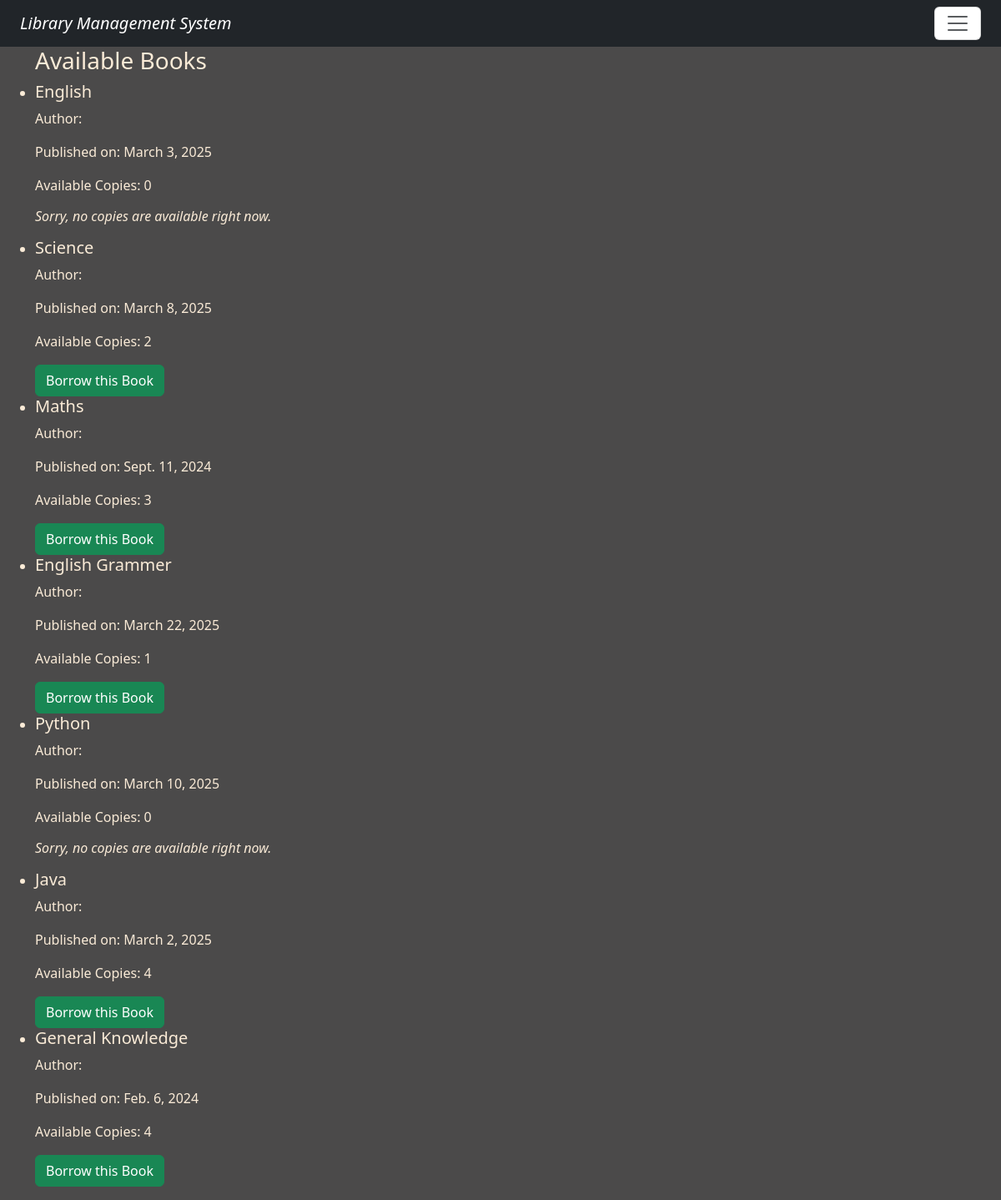
/books/, run on an earlier commit of the app's database.
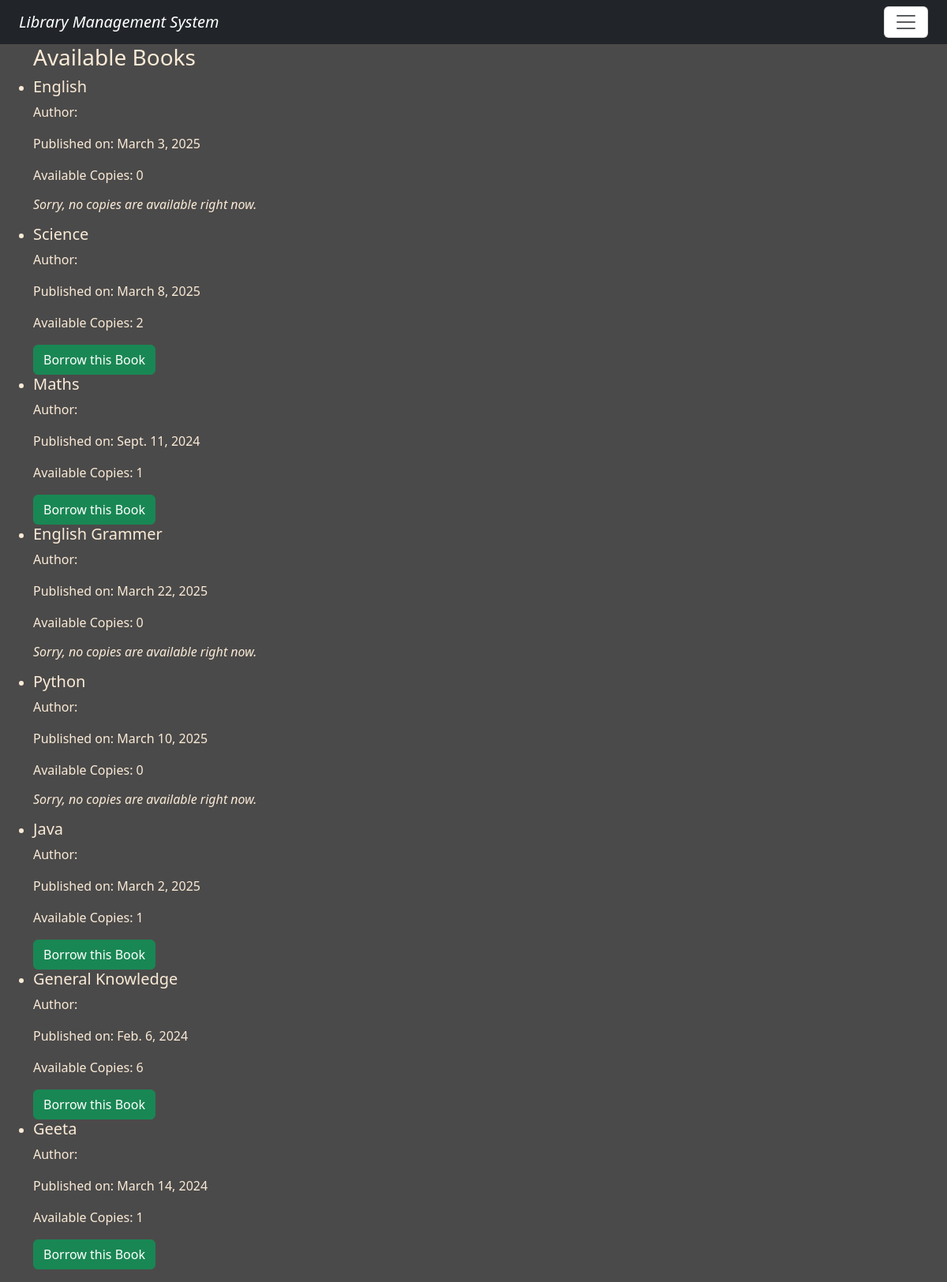
And on a later commit of the database.
### library/models.py (models this page shows, shortened)
class Book(models.Model):
    book_name = models.CharField(max_length=100)
    authors = models.ManyToManyField(Author)
    publish_date = models.DateField(null=True, blank=True)
    book_rating = models.FloatField(validators=[MinValueValidator(0), MaxValueValidator(5)], default=0.0)
    available_copies = models.IntegerField(default=1)
    book_sr_no = models.CharField(max_length=10, unique=True)
    total_copies = models.PositiveBigIntegerField(default=1)
    status = models.CharField(max_length=10, default='available')

### library/views.py (the view)
# urls.py: path('books/', views.book_list,name='book_list'),
def book_list(request):
    books = Book.objects.all()
    return render(request,'book_list.html',{'books':books})

### library/templates/book_list.html
{% extends 'base.html' %}
{% load static %}
{% block content %}
    <h3>Available Books</h3>
    <ul>
        {% for book in books %}
            <li>
                <h5>{{ book.book_name }}</h5>
                <p>Author: {{ book.author }}</p>
                <p>Published on: {{ book.publish_date }}</p>
                <p>Available Copies: {{ book.available_copies }}</p>
                {% if book.available_copies > 0 %}
                    <a href="{% url 'book_detail' pk=book.id %}" class="btn btn-success">Borrow this Book</a>
                {% else %}
                    <h6><i><p>Sorry, no copies are available right now.</p></i></h6>
                {% endif %}
            </li>
        {% endfor %}
    </ul>
{% endblock %}

### library/templates/base.html (shortened to what this page needs)
<!DOCTYPE html>
{% load static %}
<html lang="en">
<head>
    <link rel="stylesheet" href="{% static 'css/bootstrap.css' %}">
    <link rel="stylesheet" href="https://cdnjs.cloudflare.com/ajax/libs/font-awesome/6.0.0-beta3/css/all.min.css">
    <link rel="stylesheet" href="{% static 'css/style.css' %}">
</head>
<body>
    <div class= "container-fluid bg-dark">
        {% include 'navbar.html' %}
    </div>
    <div class = "container">
        <div class= "row">
            {% block content %}{% endblock content %}
</body>
</html>

### library/templates/navbar.html (shortened to what this page needs)
<nav class="navbar bg-body-black">
  <div class="container-fluid">
      <i><a class="navbar-brand text-white" href="#">Library Management System</a></i>
      <button class="navbar-toggler bg-white" type="button" style="color:white;" data-bs-toggle="offcanvas" data-bs-target="#offcanvasNavbar" aria-controls="offcanvasNavbar" aria-label="Toggle navigation">
          <span class="navbar-toggler-icon"></span>
      </button>
  </div>
</nav>

### library/static/css/style.css (style rules this page uses)
body { background-color: rgb(75,74,74); color : antiquewhite; }

What changed in the data, as far as the page shows it:
changed Book "Maths": available_copies "3" → "1"
changed Book "English Grammer": available_copies "1" → "0"; available_copies "Borrow this Book" → "Sorry, no copies are available right now."
changed Book "Java": available_copies "4" → "1"
changed Book "General Knowledge": available_copies "4" → "6"
added Book: book_name "Geeta", publish_date "March 14, 2024", available_copies "1", shows "Borrow this Book"
